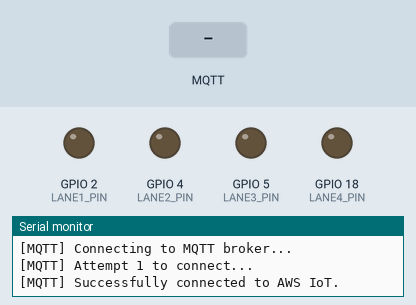
Simulated run of this sketch. Board: ESP32. On the bench: output pins drawn as LEDs (lit = HIGH), the last lines printed to the serial monitor. The inputs (shaded band) are chosen by the test bench. WiFi joins after 1.5 s; servers stay silent unless stated; no MQTT or app messages arrive unless stated.

Above: at 3.2 s.
3.3 s: MQTT message "lane1 high" arrives on the first subscribed topic
At 4.7 s:
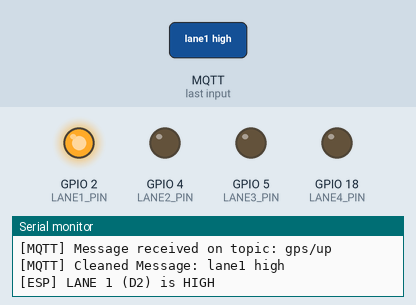
5.0 s: MQTT message "lane2 high" arrives on the second subscribed topic
At 5.9 s:
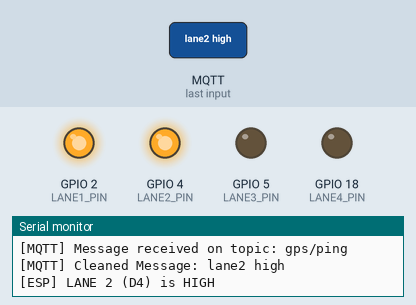
6.5 s: MQTT message "lane1 low" arrives on the first subscribed topic
At 7.2 s:
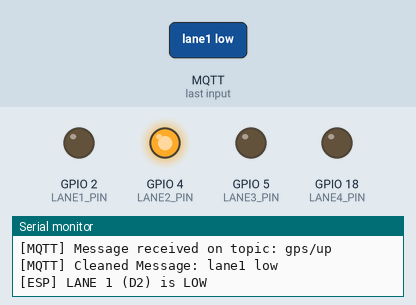
8.0 s: MQTT message "lane3 high" arrives on the first subscribed topic
At 8.5 s:
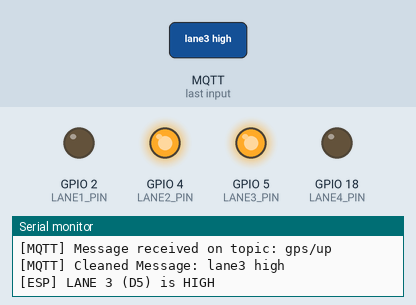
9.5 s: MQTT message "lane2 low" arrives on the first subscribed topic
At 10.7 s:
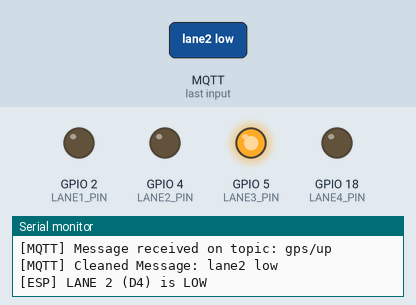
11.0 s: MQTT message "lane4 high" arrives on the first subscribed topic
At 12.3 s:
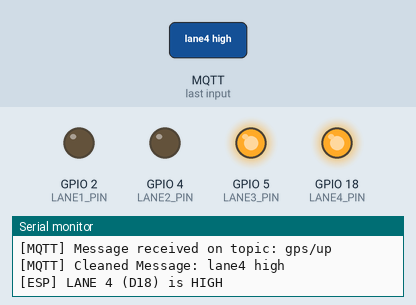
Timing chart, 0 to 13.5 s (numbered marks = the images above; inputs shaded):
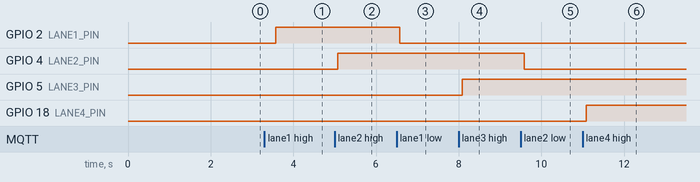

Measured:
- after the input at 3.3 s, GPIO 2 (LANE1_PIN): LOW → HIGH after 0.27 s
- after the input at 5.0 s, GPIO 4 (LANE2_PIN): LOW → HIGH after 0.07 s
- after the input at 6.5 s, GPIO 2 (LANE1_PIN): HIGH → LOW after 0.08 s
- after the input at 8.0 s, GPIO 5 (LANE3_PIN): LOW → HIGH after 0.08 s
- after the input at 9.5 s, GPIO 4 (LANE2_PIN): HIGH → LOW after 0.08 s
- after the input at 11.0 s, GPIO 18 (LANE4_PIN): LOW → HIGH after 0.09 s

The sketch:

esp32_conn_mqtt.ino
```cpp
#include <WiFi.h>
#include <WiFiClientSecure.h>
#include <PubSubClient.h>

// Define pin mappings
#define LANE1_PIN  2   // D2
#define LANE2_PIN  4   // D4
#define LANE3_PIN  5   // D5
#define LANE4_PIN  18  // D18

// WiFi credentials
const char* ssid = "Nishad";
const char* password = "23456789";

// AWS IoT Core parameters
const char* mqtt_server = "a1jsymzdtk2uy7-ats.iot.ap-south-1.amazonaws.com";
const int mqtt_port = 8883;

// AWS IoT Certificates
const char* amazon_root_ca =
  "-----BEGIN CERTIFICATE-----\n"
  "MIIDQTCCAimgAwIBAgITBmyfz5m/jAo54vB4ikPmljZbyjANBgkqhkiG9w0BAQsF\n"
  "ADA5MQswCQYDVQQGEwJVUzEPMA0GA1UEChMGQW1hem9uMRkwFwYDVQQDExBBbWF6\n"
  "b24gUm9vdCBDQSAxMB4XDTE1MDUyNjAwMDAwMFoXDTM4MDExNzAwMDAwMFowOTEL\n"
  "MAkGA1UEBhMCVVMxDzANBgNVBAoTBkFtYXpvbjEZMBcGA1UEAxMQQW1hem9uIFJv\n"
  "b3QgQ0EgMTCCASIwDQYJKoZIhvcNAQEBBQADggEPADCCAQoCggEBALJ4gHHKeNXj\n"
  "ca9HgFB0fW7Y14h29Jlo91ghYPl0hAEvrAIthtOgQ3pOsqTQNroBvo3bSMgHFzZM\n"
  "9O6II8c+6zf1tRn4SWiw3te5djgdYZ6k/oI2peVKVuRF4fn9tBb6dNqcmzU5L/qw\n"
  "IFAGbHrQgLKm+a/sRxmPUDgH3KKHOVj4utWp+UhnMJbulHheb4mjUcAwhmahRWa6\n"
  "VOujw5H5SNz/0egwLX0tdHA114gk957EWW67c4cX8jJGKLhD+rcdqsq08p8kDi1L\n"
  "93FcXmn/6pUCyziKrlA4b9v7LWIbxcceVOF34GfID5yHI9Y/QCB/IIDEgEw+OyQm\n"
  "jgSubJrIqg0CAwEAAaNCMEAwDwYDVR0TAQH/BAUwAwEB/zAOBgNVHQ8BAf8EBAMC\n"
  "AYYwHQYDVR0OBBYEFIQYzIU07LwMlJQuCFmcx7IQTgoIMA0GCSqGSIb3DQEBCwUA\n"
  "A4IBAQCY8jdaQZChGsV2USggNiMOruYou6r4lK5IpDB/G/wkjUu0yKGX9rbxenDI\n"
  "U5PMCCjjmCXPI6T53iHTfIUJrU6adTrCC2qJeHZERxhlbI1Bjjt/msv0tadQ1wUs\n"
  "N+gDS63pYaACbvXy8MWy7Vu33PqUXHeeE6V/Uq2V8viTO96LXFvKWlJbYK8U90vv\n"
  "o/ufQJVtMVT8QtPHRh8jrdkPSHCa2XV4cdFyQzR1bldZwgJcJmApzyMZFo6IQ6XU\n"
  "5MsI+yMRQ+hDKXJioaldXgjUkK642M4UwtBV8ob2xJNDd2ZhwLnoQdeXeGADbkpy\n"
  "rqXRfboQnoZsG4q5WTP468SQvvG5\n"
  "-----END CERTIFICATE-----\n";


const char* certificate_pem_crt =
  "-----BEGIN CERTIFICATE-----\n"
  "MIIDWTCCAkGgAwIBAgIUcGo/B+whe0/HIENhI68FnULgfQIwDQYJKoZIhvcNAQEL\n"
  "BQAwTTFLMEkGA1UECwxCQW1hem9uIFdlYiBTZXJ2aWNlcyBPPUFtYXpvbi5jb20g\n"
  "SW5jLiBMPVNlYXR0bGUgU1Q9V2FzaGluZ3RvbiBDPVVTMB4XDTI1MDIxMTEwMzYx\n"
  "MFoXDTQ5MTIzMTIzNTk1OVowHjEcMBoGA1UEAwwTQVdTIElvVCBDZXJ0aWZpY2F0\n"
  "ZTCCASIwDQYJKoZIhvcNAQEBBQADggEPADCCAQoCggEBAK6e3o/JkBhetOfh66xE\n"
  "ptTD3azsQ/B9TacrFhxMTPmyzBI55yA1Qm2HIUYeiv3x2EI6tAFYQl6nJT6sXV9Y\n"
  "ilbx0uaXrPIz2//2NLc5Bira/iPgU1L1otRjpqQTGEDbdzPnQNWlYFXhgxPi/Jqv\n"
  "1QuASM4G6aa/aQLvqMURNVqq3QDSueZf2xXFKvI1VzEurYEq48zNy+46RpdSwpLa\n"
  "TcOwdYylL0o1rg2+ny8LXYDbr2uxstTcI6/Yd6tpgcN2vjQr8ZtVMzMsXYGtfIYY\n"
  "UXr25QX5zPohYfa2BjLF65gJgOKh/Mj97uV0rDVi538EQnYpJ0CPsP5TNM3loRa8\n"
  "TrcCAwEAAaNgMF4wHwYDVR0jBBgwFoAU2qbWpaGqb7+IYmo23R9EJjNhiDMwHQYD\n"
  "VR0OBBYEFEiWqdoesN5TzCwaRuTaJBHoqBfKMAwGA1UdEwEB/wQCMAAwDgYDVR0P\n"
  "AQH/BAQDAgeAMA0GCSqGSIb3DQEBCwUAA4IBAQCdatDuw1YUKEkosYFxla6Yf8iS\n"
  "ooblIi1Vd/t8aHPkpZJ9G/Q4LPJNgtnP9Hv0C/L+uRsh3BJIwXQZtd3fJL9FpXfQ\n"
  "nSnKGpzjCaoePjWjgpH5zhrtkXdWmHUKrpYqjlKN61aBkPq/2z4KKV8QYGoaREih\n"
  "1QsodhUKqPyvTM9b2z8C1VEDfLEHD5t4m1PAnqK7RHk2LmfxAYajKeErg0Ms28gK\n"
  "t1+Gp4ssD6stsXtPNgGH66f2YcHMXJVDH4u2jhzxCUabb7h01T/EFxTkMlAvXZYv\n"
  "LGIBdWv8uRPGx1xE3hPuY1PMN2uON3rwTVrR8En/PBjPRSQj0NZKqS9gSmoY\n"
  "-----END CERTIFICATE-----\n";


const char* private_pem_key =
  "-----BEGIN RSA PRIVATE KEY-----\n"
  "MIIEowIBAAKCAQEArp7ej8mQGF605+HrrESm1MPdrOxD8H1NpysWHExM+bLMEjnn\n"
  "IDVCbYchRh6K/fHYQjq0AVhCXqclPqxdX1iKVvHS5pes8jPb//Y0tzkGKtr+I+BT\n"
  "UvWi1GOmpBMYQNt3M+dA1aVgVeGDE+L8mq/VC4BIzgbppr9pAu+oxRE1WqrdANK5\n"
  "5l/bFcUq8jVXMS6tgSrjzM3L7jpGl1LCktpNw7B1jKUvSjWuDb6fLwtdgNuva7Gy\n"
  "1Nwjr9h3q2mBw3a+NCvxm1UzMyxdga18hhhRevblBfnM+iFh9rYGMsXrmAmA4qH8\n"
  "yP3u5XSsNWLnfwRCdiknQI+w/lM0zeWhFrxOtwIDAQABAoIBAQCG4KWuUJVhjX2U\n"
  "gnekF175htSp5dDQaCjbz7cDYpguYsGn7lutEBZgPXkhDSR05CITff5d74tMSzTE\n"
  "hSSWKfCpGZ66iDuI1S/ANK8hOwWdgou8sGAL+zmrbdFgeHNKXXpkd+InY9bWXxr8\n"
  "+F3/KYOYn50crlA5gS2em/kzRoh8n6fz0RO4qtEVGBteNbaU5Dfj9q5tG1+qzj6I\n"
  "zEdqutZQai0mrlQzbN1e/2mNDkZU/owfgMZCzTSY5XxmlFZY7FsgeLWVP8YYdqPO\n"
  "LWTNDnn+NvTI5jSeN6WFER7yeLgLnqeUX6CUFKGksZPYdgiL8nZ/Pmq1IzYvIyLk\n"
  "fAvGRytZAoGBAOTB1DVruUfKukBsUQa8PjeApGPzNupHgjjvLVc/bCRhEcHWCkKo\n"
  "Uor4m6Jr4b/h4o4TyDG/zBcX5n4wyDadxG+uDiL1sU9Uw+mcCZhBNdqzW6GKHulG\n"
  "YGKB+k+56JtXK4dHAaMQFKNS0KnyXJfT5ii+NPcV/myY9iphibpWOOMjAoGBAMNq\n"
  "kRo74MzQZle7PqrGb9pHt7V+Ha6WgEFygWiPQCLN92b56fgEcQHl4iV3HlTGn0S5\n"
  "JvxVS/hF8pCROhY3pqoySg6ubs7gDEJAY/VzfYMZwC0Q5ox5PvVop0gbKA5fJWBh\n"
  "RoUViaj7hpF2BFQoyJyKGH+/m7lL0rDnH2Fz9TldAoGAL+AxHY0SFehj2p/QxWwY\n"
  "SV1vCkwYrieRJYFJJ/1qEKMQKFU3iIPZ4qPtTqztbk9ELyAMwfy2Jg8mejqTbHrQ\n"
  "Zd8zrjVliojfB8FUcL0VHFR1VPWnSoMkIPm6/XyXJgu0XHeL7CitaREoAqlqn4wF\n"
  "m3lTdHLx8KCCxJPtU0ZAWakCgYA9uP8z5g3PI1PwCfh1QFA8BcME1FzTtD22blBp\n"
  "kjWTyLKIGA/Kgrye+NlBNCqkZEgSENk7gkWIma9P8k8CjXla8J9rm7TsKuA0XNo1\n"
  "wNC4A/4rPddUL0evg+qyX8F7KJpJou//QRpGAYwzja84VdlneEbcssyg7k4SCi5j\n"
  "PZkLEQKBgGzcIcgh9i9rsXn/yTH4nZWrRPCGk+eRBytCdmtR4BRcC+yKGUk6tWv6\n"
  "U8noFP+pq8+ZR7P2BX67q/YLfubrmUuoItq0/XD9lKJSeAa3Gw3HqCfUax/gFFxM\n"
  "e9iqVzWaiBpV67hrYgI8b+bazo5PdW9MCgk8W6GRE4EAZupK1xTj\n"
  "-----END RSA PRIVATE KEY-----\n";


// Global objects
WiFiClientSecure espClient;
PubSubClient client(espClient);

void setup_wifi() {
  Serial.println("\n[WiFi] Connecting to network...");
  WiFi.begin(ssid, password);

  int attempt = 0;
  while (WiFi.status() != WL_CONNECTED) {
    delay(1000);
    Serial.print(".");
    attempt++;

    if (attempt > 20) {
      Serial.println("\n[WiFi] Failed to connect. Restarting ESP...");
      ESP.restart();
    }
  }
  Serial.println("\n[WiFi] Connected successfully.");
  Serial.print("[WiFi] IP Address: ");
  Serial.println(WiFi.localIP());
}

// Callback function to handle incoming MQTT messages
void message_callback(char* topic, byte* payload, unsigned int length) {
  Serial.print("[MQTT] Message received on topic: ");
  Serial.println(topic);

  // Convert payload to string
  String message = "";
  for (unsigned int i = 0; i < length; i++) {
    message += (char)payload[i];
  }

  // Clean the message by removing unwanted characters
  message.replace("{", "");
  message.replace("}", "");
  message.replace("'", "");
  message.replace("\"", "");
  message.trim();  // Remove any leading/trailing spaces

  Serial.print("[MQTT] Cleaned Message: ");
  Serial.println(message);

  // Check for lane commands and set the pins accordingly
  if (message == "lane1 high") {
    digitalWrite(LANE1_PIN, HIGH);
    Serial.println("[ESP] LANE 1 (D2) is HIGH");
  } else if (message == "lane1 low") {
    digitalWrite(LANE1_PIN, LOW);
    Serial.println("[ESP] LANE 1 (D2) is LOW");
  } else if (message == "lane2 high") {
    digitalWrite(LANE2_PIN, HIGH);
    Serial.println("[ESP] LANE 2 (D4) is HIGH");
  } else if (message == "lane2 low") {
    digitalWrite(LANE2_PIN, LOW);
    Serial.println("[ESP] LANE 2 (D4) is LOW");
  } else if (message == "lane3 high") {
    digitalWrite(LANE3_PIN, HIGH);
    Serial.println("[ESP] LANE 3 (D5) is HIGH");
  } else if (message == "lane3 low") {
    digitalWrite(LANE3_PIN, LOW);
    Serial.println("[ESP] LANE 3 (D5) is LOW");
  } else if (message == "lane4 high") {
    digitalWrite(LANE4_PIN, HIGH);
    Serial.println("[ESP] LANE 4 (D18) is HIGH");
  } else if (message == "lane4 low") {
    digitalWrite(LANE4_PIN, LOW);
    Serial.println("[ESP] LANE 4 (D18) is LOW");
  }
}


void setup_mqtt() {
  Serial.println("\n[MQTT] Configuring MQTT connection...");

  espClient.setCACert(amazon_root_ca);
  espClient.setCertificate(certificate_pem_crt);
  espClient.setPrivateKey(private_pem_key);

  client.setServer(mqtt_server, mqtt_port);
  client.setCallback(message_callback);  // Set callback function

  Serial.println("[MQTT] Certificates set successfully.");
}

void reconnect_mqtt() {
  if (client.connected()) {
    return;
  }

  Serial.println("\n[MQTT] Connecting to MQTT broker...");
  int attempt = 0;

  while (!client.connected()) {
    Serial.print("[MQTT] Attempt ");
    Serial.print(attempt + 1);
    Serial.println(" to connect...");

    if (client.connect("ESP32Client")) {
      Serial.println("[MQTT] Successfully connected to AWS IoT.");

      // Subscribe to topics
      bool gpsUp = client.subscribe("gps/up");
      bool gpsPing = client.subscribe("gps/ping");  // Subscribe to gps/ping

      if (!gpsUp) {
        Serial.println("[MQTT] Failed to subscribe to gps/up.");
      }

      if (!gpsPing) {
        Serial.println("[MQTT] Failed to subscribe to gps/ping.");
      }
    } else {
      int state = client.state();
      Serial.print("[MQTT] Connection failed. Error code: ");
      Serial.println(state);

      Serial.println("[MQTT] Retrying in 5 seconds...");
      delay(5000);
    }

    attempt++;
    if (attempt > 5) {
      Serial.println("[MQTT] Failed after 5 attempts. Restarting ESP...");
      ESP.restart();
    }
  }
}

void setup() {
  Serial.begin(115200);
  Serial.println("\n[System] Initializing...");

// Configure lane control pins as OUTPUT
  pinMode(LANE1_PIN, OUTPUT);
  pinMode(LANE2_PIN, OUTPUT);
  pinMode(LANE3_PIN, OUTPUT);
  pinMode(LANE4_PIN, OUTPUT);

  // Ensure all pins start LOW
  digitalWrite(LANE1_PIN, LOW);
  digitalWrite(LANE2_PIN, LOW);
  digitalWrite(LANE3_PIN, LOW);
  digitalWrite(LANE4_PIN, LOW);


  setup_wifi();
  setup_mqtt();
  reconnect_mqtt();
}

void loop() {
  client.loop();

  // Send a "ping" every 30 seconds to keep the connection alive
  static unsigned long lastPingTime = 0;
  unsigned long currentMillis = millis();
  if (currentMillis - lastPingTime >= 30000) {  // 30-second interval
    Serial.println("[MQTT] Sending ping...");
    lastPingTime = currentMillis;
    client.publish("gps/ping", "{ \"message\":\"Recon mqt\" }");  // Dummy message
  }
  delay(500);
}
```
